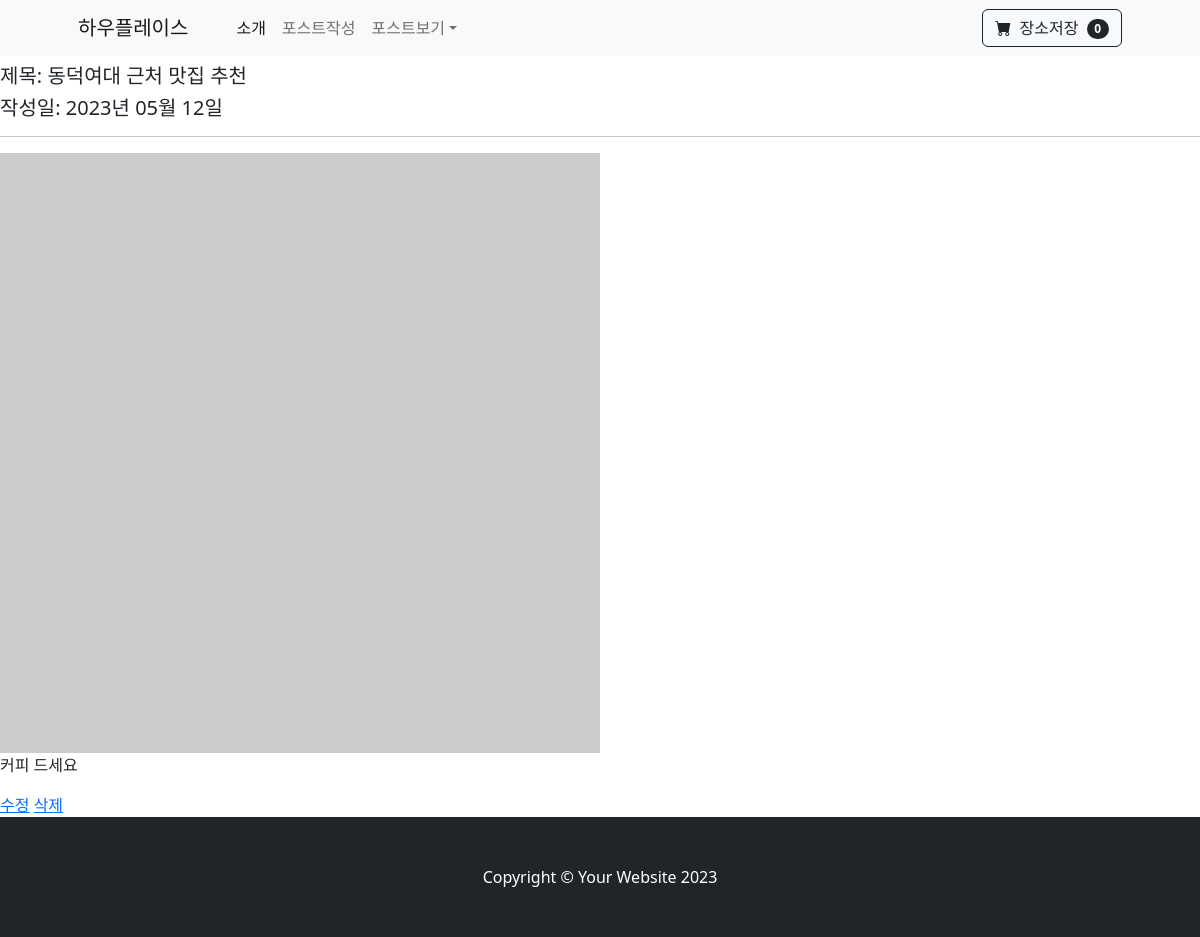
Screenshot of /posts/post_detail/7/ with the database file from the repository.
### posts/models.py (models this page shows)
class Post(models.Model) :
    title = models.CharField(verbose_name='제목', max_length=50)
    writer = models.ForeignKey(to=User, on_delete=models.CASCADE, null=True, blank=True)
    image = models.ImageField(verbose_name='썸네일', null=True, blank=True)
    content = models.TextField(verbose_name='내용')
    create_at = models.DateTimeField(verbose_name='작성일', auto_now_add=True)
    like_count = models.IntegerField(verbose_name='평점')
    category = models.TextField(verbose_name='분류', null=True)

### posts/views.py (the view)
# urls.py: path('post_detail/<int:id>/', views.post_detail, name='post_detail'),
def post_detail(request, id):
    try:
        post = Post.objects.get(id=id)
    except Post.DoesNotExist:
        return redirect('index') # 홈으로 redirect
    context = {
        'post' : post,
    }
    return render(request, 'post_detail.html', context)

### posts/templates/post_detail.html (shortened to what this page needs)
{% extends 'base.html' %}
{% block content %}
    <h5>제목: {{post.title}} </h4>
    <h5>작성일: {{post.create_at|date:"Y년 m월 d일"}} </h5>
    <hr>
    {% if post.image %}
        <img src="{{ post.image.url }}" alt=""/>
    {% else %}
    <img src="http://via.placeholder.com/600x600" alt=""/>
    {% endif %}
    <p> {{ post.content }} </p>
    <a href="{% url 'post_update' post.id %}">수정</a>
    <a href="{% url 'post_delete' post.id %}">삭제</a>
{% endblock %}

### rows the page displays
Post: title "동덕여대 근처 맛집 추천", create_at "2023년 05월 12일", content "커피 드세요"
